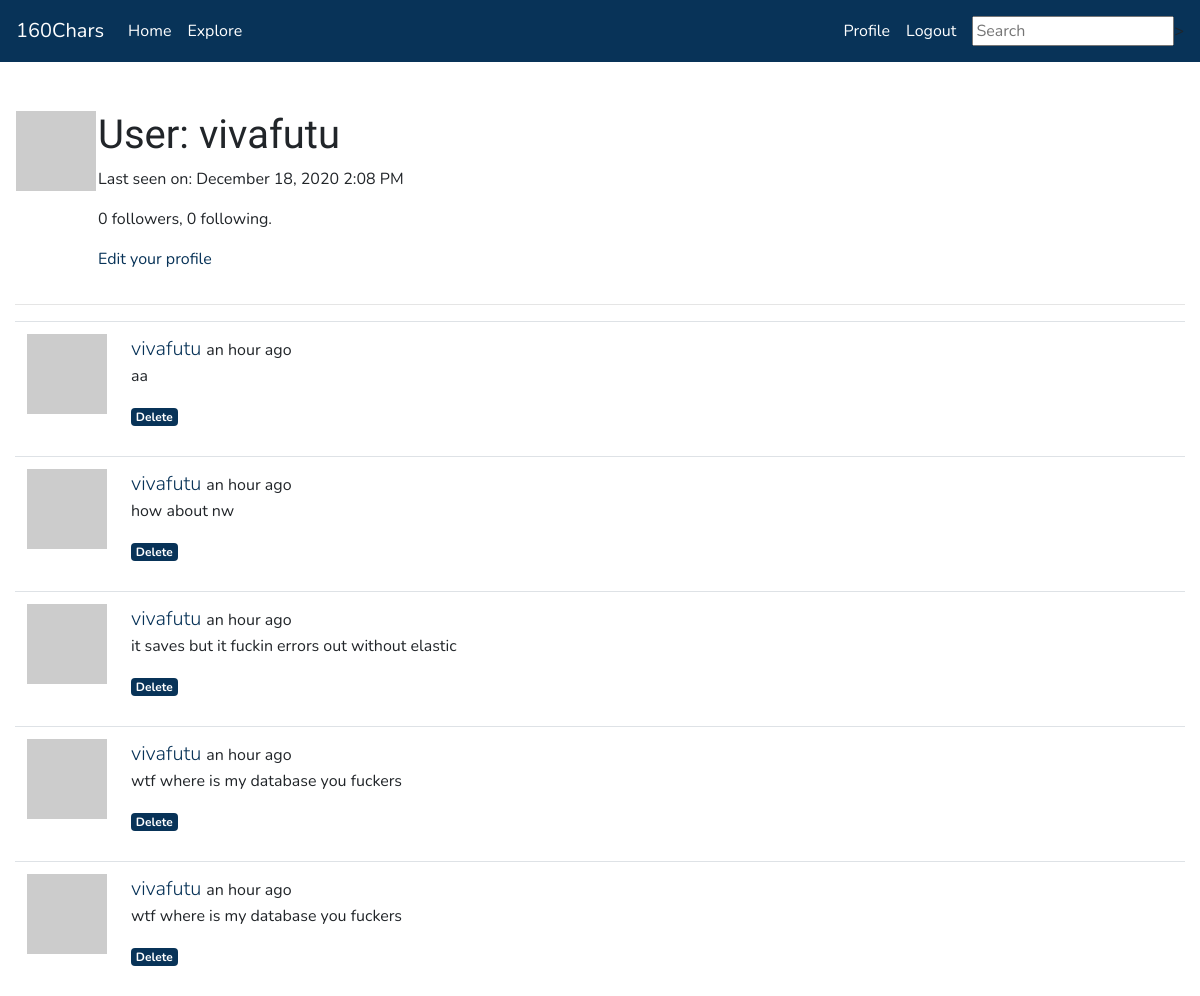
The app's page /user/vivafutu (signed in), older data.
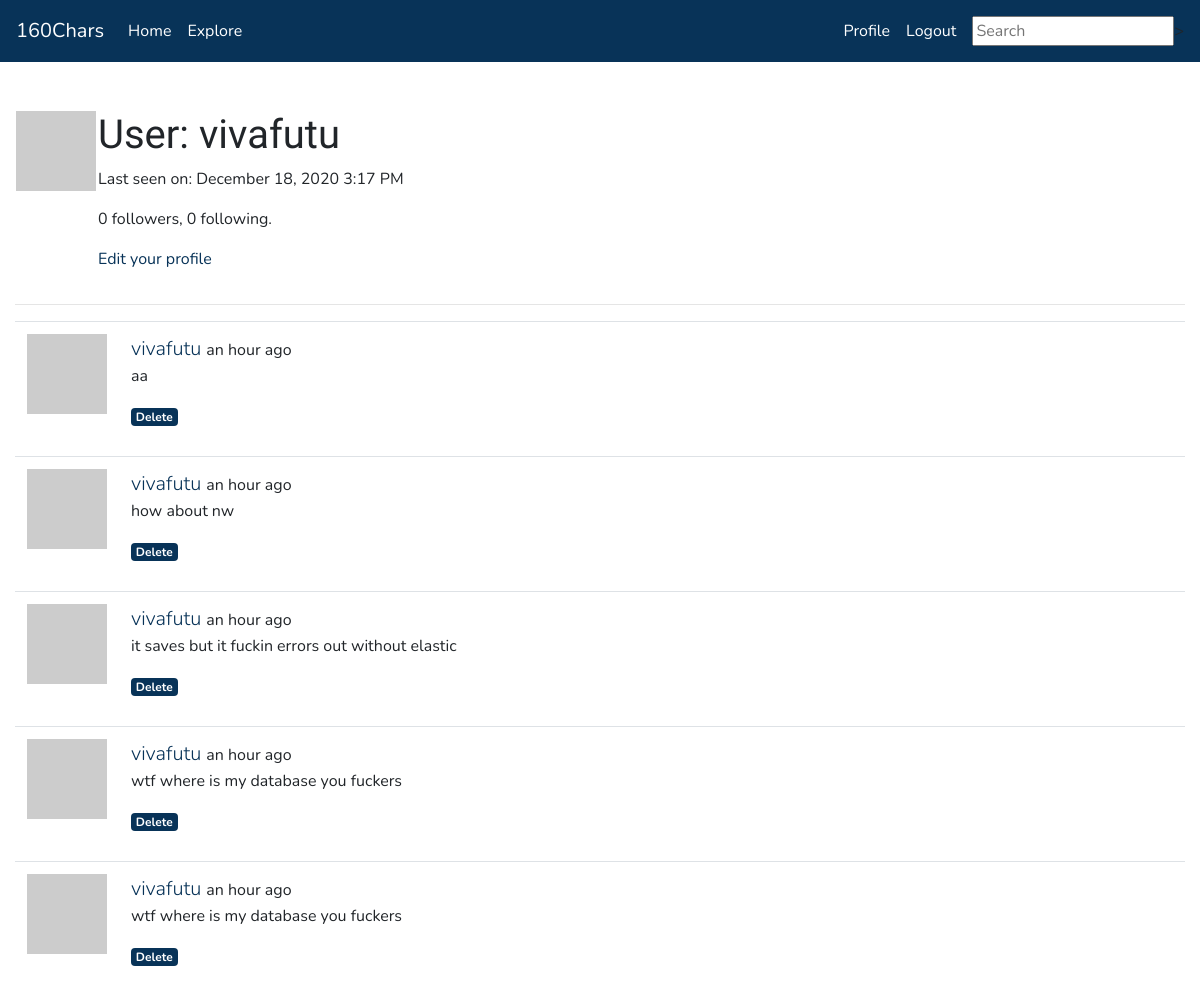
The same page, newer data.
### app/models.py (models this page shows, shortened)
class User(UserMixin, db.Model):
    id = db.Column(db.Integer, primary_key=True)
    username = db.Column(db.String(64), index=True, unique=True)
    email = db.Column(db.String(120), index=True, unique=True)
    password_hash = db.Column(db.String(128))
    posts = db.relationship('Post', backref='author', lazy='dynamic')
    about_me = db.Column(db.String(160))
    last_seen = db.Column(db.DateTime, default=datetime.utcnow)
    followed = db.relationship(
        'User', secondary=followers,
        primaryjoin=(followers.c.follower_id == id),
        secondaryjoin=(followers.c.followed_id == id),
        backref=db.backref('followers', lazy='dynamic'), lazy='dynamic')
    messages_sent = db.relationship('Message',
                                        foreign_keys='Message.sender_id',
                                        backref='author', lazy='dynamic')
    messages_received = db.relationship('Message',
                                            foreign_keys='Message.recipient_id',
                                            backref='recipient', lazy='dynamic')
    last_message_read_time = db.Column(db.DateTime)
    def avatar(self, size):
        digest = md5(self.email.lower().encode('utf-8')).hexdigest()
        return 'https://www.gravatar.com/avatar/{}?d=identicon&s={}'.format(
            digest, size)

class SearchableMixin(object):
    @classmethod
    def search(cls, expression, page, per_page):
        ids, total = query_index(cls.__tablename__, expression, page, per_page)
        if total == 0:
            return cls.query.filter_by(id=0), 0
        when = []
        for i in range(len(ids)):
            when.append((ids[i], i))
        return cls.query.filter(cls.id.in_(ids)).order_by(
            db.case(when, value=cls.id)), total

class Post(SearchableMixin, db.Model):
    id = db.Column(db.Integer, primary_key=True)
    body = db.Column(db.String(160))
    timestamp = db.Column(db.DateTime, index=True, default=datetime.utcnow)
    user_id = db.Column(db.Integer, db.ForeignKey('user.id'))
    __searchable__ = ['body']

### app/main/routes.py (the view)
@bp.route('/user/<username>')
@login_required
def user(username):
    user = User.query.filter_by(username=username).first_or_404()
    page = request.args.get('page', 1, type=int)
    posts = user.posts.order_by(Post.timestamp.desc()).paginate(
        page, current_app.config['POSTS_PER_PAGE'], False)
    next_url = url_for('main.user', username=user.username, page=posts.next_num) \
        if posts.has_next else None
    prev_url = url_for('main.user', username=user.username, page=posts.prev_num) \
        if posts.has_prev else None
    form = EmptyForm()
    return render_template ('user.html', user=user, posts=posts.items, form=form,
                            next_url=next_url, prev_url=prev_url)

### app/main/forms.py
class SearchForm(FlaskForm):
    q = StringField('Search', validators=[DataRequired()])
    def __init__(self, *args, **kwargs):
        if 'formdata' not in kwargs:
            kwargs['formdata'] = request.args
        if 'csrf_enabled' not in kwargs:
            kwargs['csrf_enabled'] = False
        super(SearchForm, self).__init__(*args, **kwargs)

class EmptyForm(FlaskForm):
    submit = SubmitField('Submit')

### app/main/routes.py (called while the page is built)
@bp.before_app_request
def before_request():
    if current_user.is_authenticated:
        current_user.last_seen = datetime.utcnow()
        db.session.commit()
        g.search_form = SearchForm()

### app/models.py (called while the page is built)
@login.user_loader
def load_user(id):
    return User.query.get(int(id))

### app/templates/user.html (shortened to what this page needs)
{% extends 'base.html' %}
{% block content %}
<table>
    <tr valign="top">
        <td><img src="{{ user.avatar(128) }}"</td>
        <td>
            <h1>User: {{user.username}} </h1>
            {% if user.last_seen %}<p> Last seen on: {{ moment(user.last_seen).format('LLL') }}</p>{% endif %}
            <p>{{ user.followers.count() }} followers, {{ user.followed.count() }} following.</p>
            {% if user == current_user %}
            <p><a href="{{ url_for('main.edit_profile') }}">Edit your profile</a></p>
            {% endif %}
        </td>
    </tr>
</table>
    <hr>
    {% for post in posts %}
        {% include '_post.html' %}
    {% endfor %}
{% endblock %}

### app/templates/base.html (shortened to what this page needs)
{% from 'bootstrap/utils.html' import render_messages, render_static %}
<!doctype html>
<html lang="en">
    <head>
        {% block head %}
        {% block styles %}
            {{ bootstrap.load_css() }}
            {{ render_static('css', 'theme.css', local=True) }}
        {% endblock %}
        {% endblock %}
    </head>
<body>
    {% block navbar %}
    <nav class="navbar navbar-expand-lg navbar-dark bg-primary" id="navbar1">
        <a class="navbar-brand" href="{{ url_for('main.index') }}">160Chars</a>
            <div class="collapse navbar-collapse" id="navbarSupportedContent">
                <ul class="navbar-nav mr-auto">
                    <li class="nav-item active">
                        <a class="nav-link" href="{{ url_for('main.index') }}">Home</a>
                    </li>
                    <li class="nav-item active">
                        <a class="nav-link" href="{{ url_for('main.explore') }}">Explore</a>
                    </li>
                </ul>
                <ul class="navbar-nav mr-sm-2">
                {% if current_user.is_anonymous %}
                    <li class="nav-item active">
                        <a class="nav-link" href="{{ url_for('auth.login') }}">Login</a>
                    </li>
                    <li class="nav-item active">
                        <a class="nav-link" href="{{ url_for('auth.register') }}">Register</a>
                    </li>
                {% else %}
                    <li class="nav-item active">
                        <a class="nav-link" href="{{ url_for('main.user', username=current_user.username) }}">Profile</a>
                    </li>
                    <li class="nav-item active">
                        <a class="nav-link" href="{{ url_for('auth.logout') }}">Logout</a>
                    </li>
                {% endif %}
                </ul>
                {% if g.search_form %}
                <form class="form-inline my-2 my-lg-2" method="get" action="{{ url_for('main.search') }}">
                    <input class={{ g.search_form.q(size=20, class='form-control mr-sm-2',
                                    placeholder=g.search_form.q.label.text) }}
                </form>
                {% endif %}
            </div>
    </nav>
{% endblock %}
    <main class="container-fluid pt-5">
        {% block content %}{% endblock %}
    </main>
    </body>
</html>

### app/templates/_post.html
<table class="table table-hover">
    <tr>
        <td width="70px">
            <a href="{{ url_for('main.user', username=post.author.username) }}">
                <img src="{{ post.author.avatar(70) }}" />
            </a>
        </td>
        <td>
            <span class="user_popup">
                <a class="lead" href="{{ url_for('main.user', username=post.author.username) }}">
                    {{ post.author.username }}
                </a>
            </span>
            {{ moment(post.timestamp).fromNow() }}
            <p>{{ post.body }}</p>
            {% if post.author.username == current_user.username %}
            <a href="#"><span class="badge badge-primary">Delete</span></a>
            {% endif %}
        </td>
    </tr>
</table>

Row changes from the older to the newer data that the page shows:
changed User "vivafutu": last_seen "December 18, 2020 2:08 PM" → "December 18, 2020 3:17 PM"
